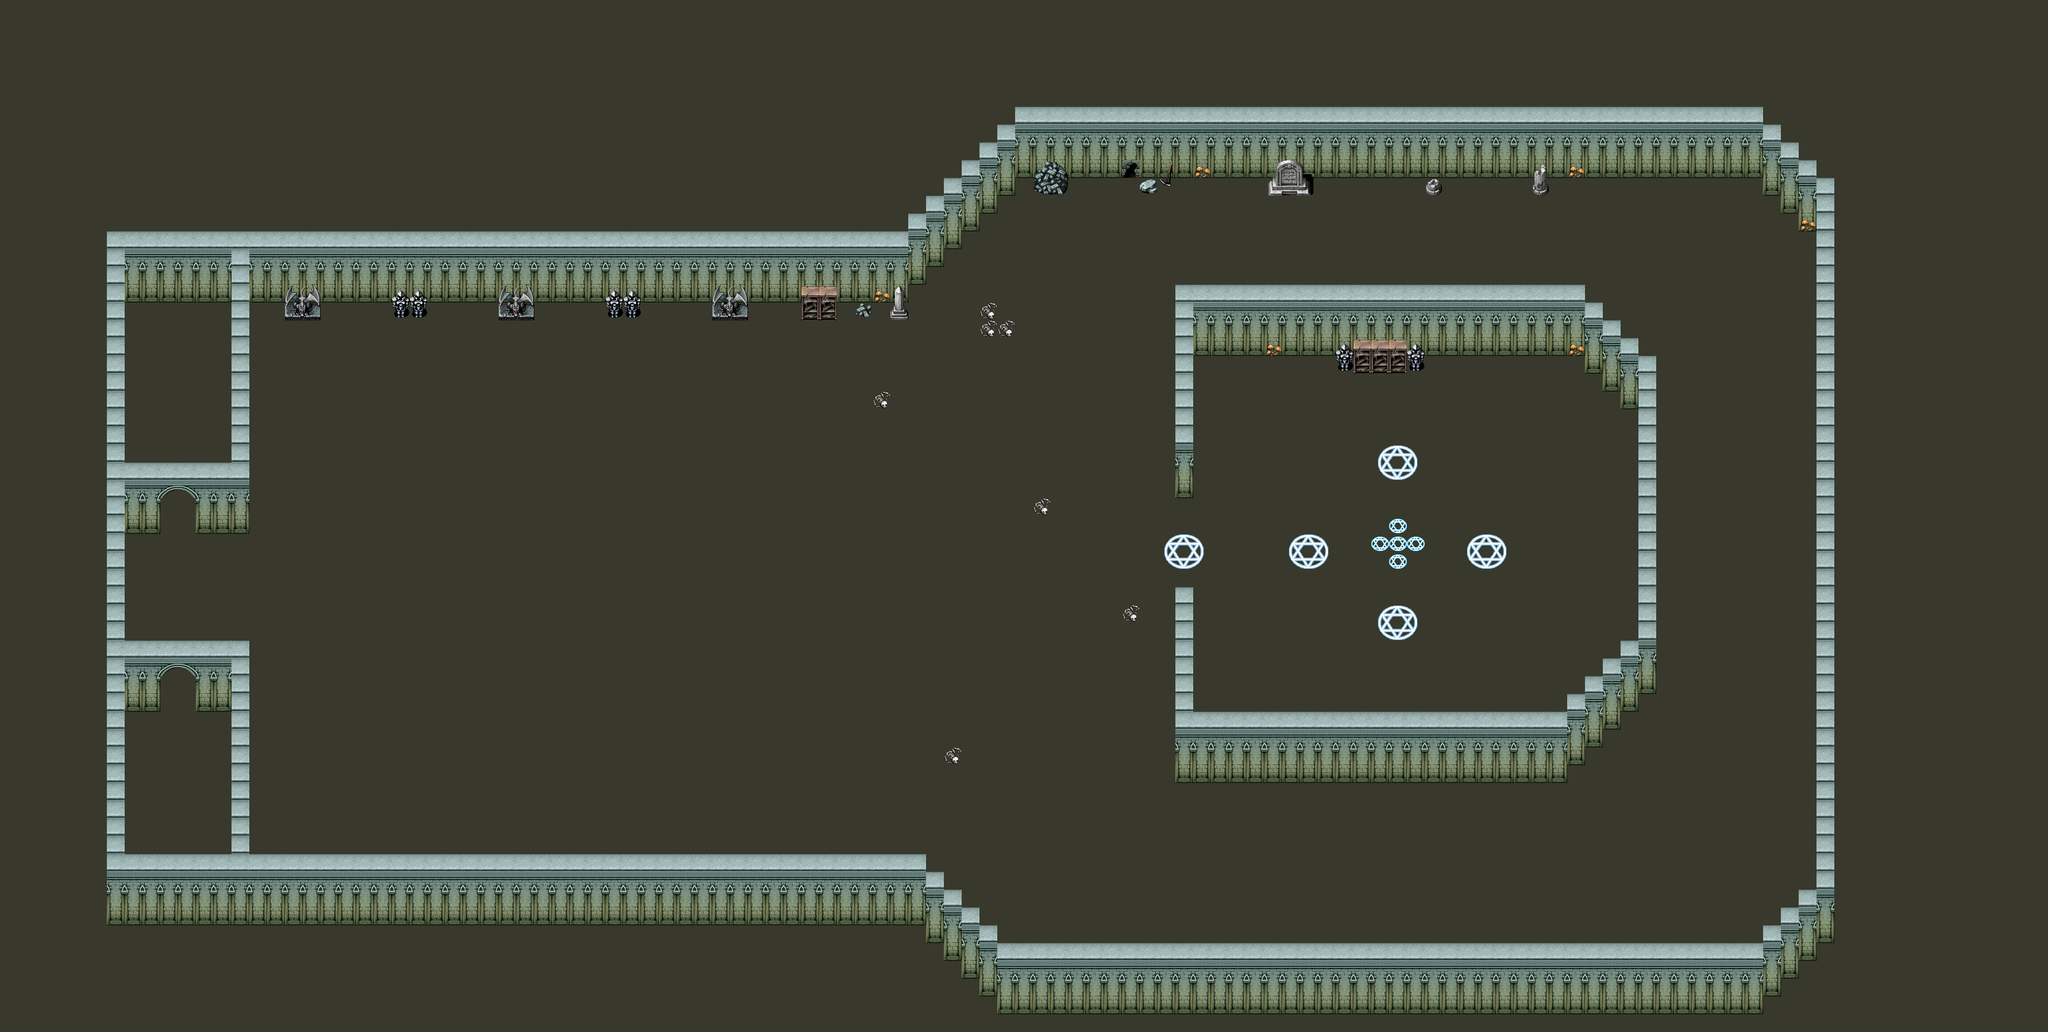

This is a level from a 2D game, rendered from its Tiled map with the project's own tilesets. A one-line summary and the map file follow, with tile-layer data summarised:
An orthogonal 115x58 tile map with 32x32 px tiles, 4 tile layers (floor, deco, collidable, foreground) and 51 objects (39x breakable, 8x enemy, 2x pickup, player_start, exit).

<map version="1.0" orientation="orthogonal" renderorder="right-down" width="115" height="58" tilewidth="32" tileheight="32" backgroundcolor="#565656" nextobjectid="95">
 <tileset firstgid="1" name="mapTiles" tilewidth="32" tileheight="32" tilecount="256" columns="16">
  <image source="mapTiles.png" trans="4f9fef" width="512" height="512" />
 </tileset>
 <layer name="floor" width="115" height="58">
  <properties>
   <property name="tileset" value="mapTiles" />
   <property name="type" value="floor" />
  </properties>
  <data>[6670 cells, 6669 non-empty, 4 distinct tile ids]</data>
 </layer>
 <layer name="deco" width="115" height="58">
  <properties>
   <property name="tileset" value="mapTiles" />
   <property name="type" value="deco" />
  </properties>
  <data>[6670 cells, 77 non-empty, 25 distinct tile ids]</data>
 </layer>
 <objectgroup name="objects" offsetx="-4" offsety="5.33333">
  <object id="15" name="life" type="pickup" x="311.67" y="643" width="26.6667" height="32">
   <properties>
    <property name="pType" value="health" />
   </properties>
  </object>
  <object id="18" name="player" type="player_start" x="247" y="1041" width="33" height="36">
   <properties>
    <property name="cType" value="player" />
   </properties>
  </object>
  <object id="28" name="barrel" type="breakable" x="2102.66" y="880" width="31" height="33" />
  <object id="29" name="barrel" type="breakable" x="2914.14" y="932.593" width="31" height="33" />
  <object id="31" name="enemy" type="enemy" x="509.952" y="607.212" width="37" height="36">
   <properties>
    <property name="eType" value="greenOrc" />
   </properties>
  </object>
  <object id="34" name="barrel" type="breakable" x="2130.17" y="879.833" width="31" height="33" />
  <object id="37" name="barrel" type="breakable" x="844.833" y="533.167" width="31" height="33" />
  <object id="38" name="barrel" type="breakable" x="2916.25" y="1054.9" width="31" height="33" />
  <object id="39" name="exit" type="exit" x="3118.01" y="909.47" width="31" height="33" />
  <object id="45" name="barrel" type="breakable" x="793.833" y="533.167" width="31" height="33" />
  <object id="46" name="barrel" type="breakable" x="818.833" y="533.167" width="31" height="33" />
  <object id="52" name="barrel" type="breakable" x="2925.98" y="1383.41" width="31" height="33" />
  <object id="53" name="barrel" type="breakable" x="2957.25" y="1365.65" width="31" height="33" />
  <object id="54" name="barrel" type="breakable" x="2988.65" y="1382.74" width="31" height="33" />
  <object id="55" name="barrel" type="breakable" x="2957.31" y="1400.74" width="31" height="33" />
  <object id="56" name="barrel" type="breakable" x="2935.16" y="523.71" width="31" height="33" />
  <object id="57" name="barrel" type="breakable" x="2966.43" y="505.95" width="31" height="33" />
  <object id="58" name="barrel" type="breakable" x="2997.84" y="523.05" width="31" height="33" />
  <object id="59" name="barrel" type="breakable" x="2966.49" y="541.05" width="31" height="33" />
  <object id="60" name="enemy" type="enemy" x="2790.53" y="922.487" width="37" height="36">
   <properties>
    <property name="eType" value="boss" />
   </properties>
  </object>
  <object id="61" name="enemy" type="enemy" x="1888.95" y="412.788" width="37" height="36">
   <properties>
    <property name="eType" value="summoner" />
   </properties>
  </object>
  <object id="63" name="life" type="pickup" x="302.667" y="1416" width="26.6667" height="32">
   <properties>
    <property name="pType" value="health" />
   </properties>
  </object>
  <object id="64" name="enemy" type="enemy" x="509.5" y="1438" width="37" height="36">
   <properties>
    <property name="eType" value="greenOrc" />
   </properties>
  </object>
  <object id="65" name="barrel" type="breakable" x="990.667" y="534.5" width="31" height="33" />
  <object id="66" name="barrel" type="breakable" x="1015.67" y="534.5" width="31" height="33" />
  <object id="67" name="barrel" type="breakable" x="1041.67" y="534.5" width="31" height="33" />
  <object id="68" name="barrel" type="breakable" x="1176.33" y="533.833" width="31" height="33" />
  <object id="69" name="barrel" type="breakable" x="1201.33" y="533.833" width="31" height="33" />
  <object id="70" name="barrel" type="breakable" x="1227.33" y="533.833" width="31" height="33" />
  <object id="71" name="barrel" type="breakable" x="2916.17" y="830.167" width="31" height="33" />
  <object id="72" name="enemy" type="enemy" x="1885.5" y="1466" width="37" height="36">
   <properties>
    <property name="eType" value="summoner" />
   </properties>
  </object>
  <object id="73" name="barrel" type="breakable" x="789" y="837.5" width="31" height="33" />
  <object id="74" name="barrel" type="breakable" x="814" y="837.5" width="31" height="33" />
  <object id="75" name="barrel" type="breakable" x="840" y="837.5" width="31" height="33" />
  <object id="76" name="barrel" type="breakable" x="1371" y="829.5" width="31" height="33" />
  <object id="77" name="barrel" type="breakable" x="1396" y="829.5" width="31" height="33" />
  <object id="78" name="barrel" type="breakable" x="1422" y="829.5" width="31" height="33" />
  <object id="80" name="barrel" type="breakable" x="1088" y="995.5" width="31" height="33" />
  <object id="82" name="barrel" type="breakable" x="1088.5" y="1033.5" width="31" height="33" />
  <object id="83" name="barrel" type="breakable" x="1090.5" y="959.5" width="31" height="33" />
  <object id="84" name="barrel" type="breakable" x="809" y="1179.5" width="31" height="33" />
  <object id="85" name="barrel" type="breakable" x="835" y="1179.5" width="31" height="33" />
  <object id="86" name="barrel" type="breakable" x="784" y="1179.5" width="31" height="33" />
  <object id="87" name="barrel" type="breakable" x="1391" y="1171.5" width="31" height="33" />
  <object id="88" name="barrel" type="breakable" x="1366" y="1171.5" width="31" height="33" />
  <object id="89" name="barrel" type="breakable" x="1417" y="1171.5" width="31" height="33" />
  <object id="90" name="barrel" type="breakable" x="2101.74" y="1033.58" width="31" height="33" />
  <object id="91" name="barrel" type="breakable" x="2129.26" y="1033.42" width="31" height="33" />
  <object id="92" name="enemy" type="enemy" x="1317.86" y="966.848" width="37" height="36">
   <properties>
    <property name="eType" value="redOrc" />
   </properties>
  </object>
  <object id="93" name="enemy" type="enemy" x="1705.74" y="875.939" width="37" height="36">
   <properties>
    <property name="eType" value="redOrc" />
   </properties>
  </object>
  <object id="94" name="enemy" type="enemy" x="1699.68" y="1075.94" width="37" height="36">
   <properties>
    <property name="eType" value="redOrc" />
   </properties>
  </object>
 </objectgroup>
 <layer name="collidable" width="115" height="58">
  <properties>
   <property name="tileset" value="mapTiles" />
   <property name="type" value="collidable" />
  </properties>
  <data>[6670 cells, 858 non-empty, 16 distinct tile ids]</data>
 </layer>
 <layer name="foreground" width="115" height="58">
  <properties>
   <property name="tileset" value="mapTiles" />
   <property name="type" value="foreground" />
  </properties>
  <data>[6670 cells, 163 non-empty, 3 distinct tile ids]</data>
 </layer>
</map>
